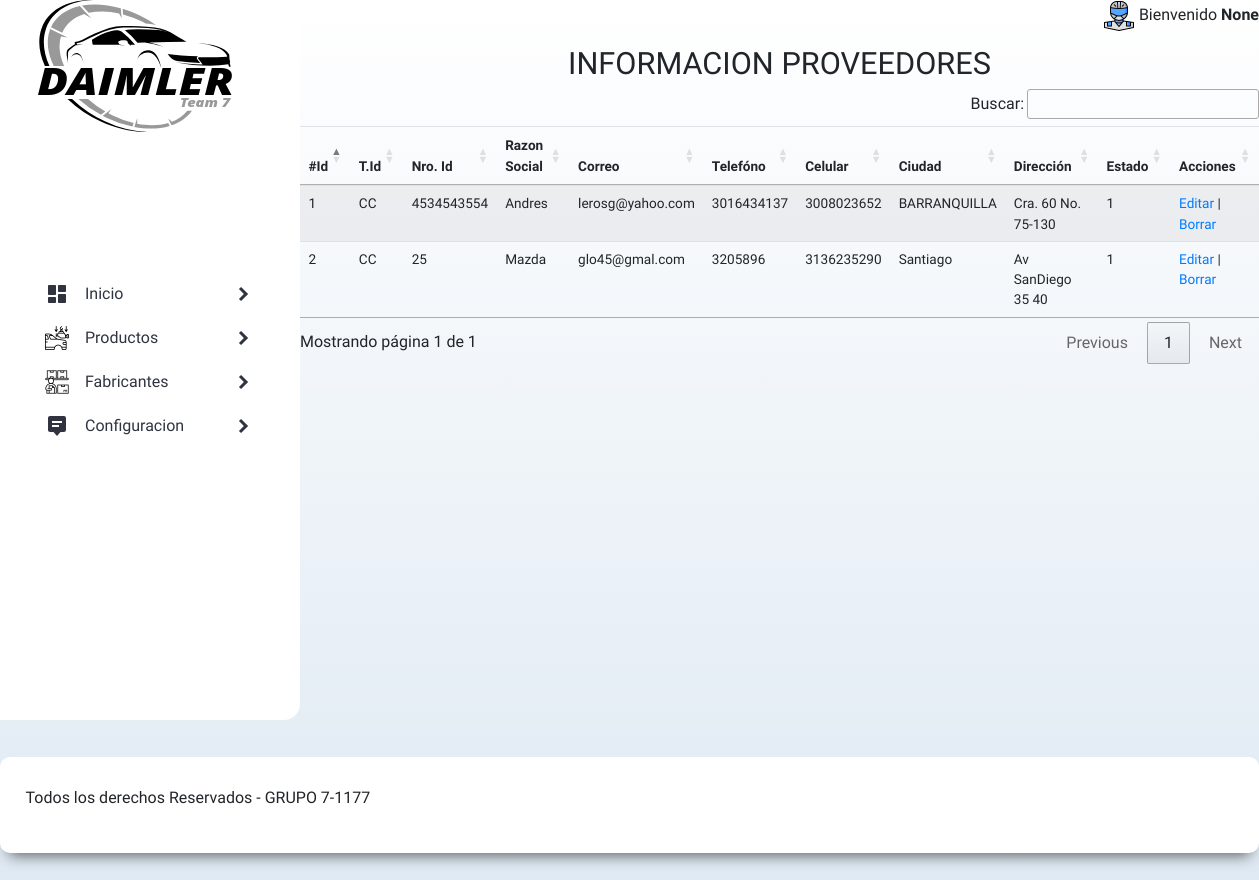
The page /crud_proveedor (signed in) on the database as committed earlier.
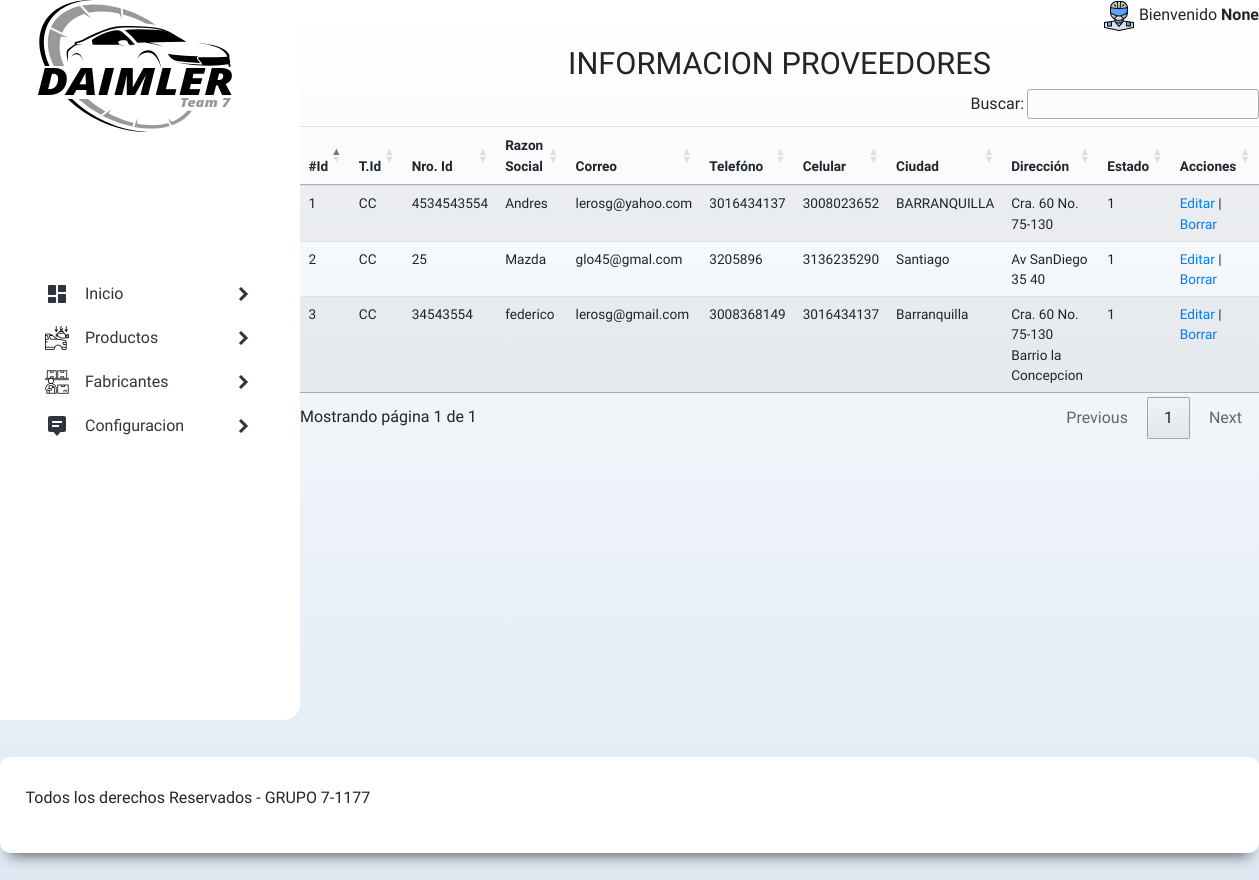
The same page on the database as committed later.
### tables this page shows
CREATE TABLE proveedor (
  id_proveedor INTEGER PRIMARY KEY AutoIncrement,
  codigo_proveedor varchar(15) NOT NULL UNIQUE,
  tipoid_proveedor varchar(5) NOT NULL,
  nroid_proveedor varchar(15) NOT NULL,
  dv_nroid char(1) NOT NULL,
  razon_social_proveedor varchar(255) NOT NULL,
  nombre_representante varchar(255) NOT NULL,
  nombre_contacto varchar(255) NOT NULL,
  email_proveedor varchar(255) NOT NULL,
  codigo_pais varchar(15) DEFAULT NULL,
  ciudad varchar(50) DEFAULT NULL,
  direccion varchar(255) DEFAULT NULL,
  telefono varchar(50) NOT NULL,
  celular varchar(50) NOT NULL,
  estado char(1) NOT NULL DEFAULT 1,
  fecha_sistema datetime DEFAULT CURRENT_TIMESTAMP,
  codigo_usuario varchar(15) NOT NULL
  );

### app.py (the view)
@app.route("/crud_proveedor", methods=["GET", "POST"])
def crud_proveedor():
    if g.user:
        sql = "Select * from proveedor"
        db = get_db()
        cursor = db.cursor()
        cursor.execute(sql)
        proveedor = cursor.fetchall()
        close_db()
        return render_template("show_provee.html", sesion_iniciada=sesion_iniciada, proveedor=proveedor, usuario=g.user)
    else:
        return render_template('index.html', sesion_iniciada=sesion_iniciada, usuario=g.user)

### app.py (called while the page is built)
@app.before_request  # Decorador
def load_logged_in_user():
    user_id = session.get('user_id')
    if user_id is None:
        g.user = None
    else:
        g.user = get_db().execute(
            'SELECT * FROM usuarios WHERE codigo_usuario = ?', (user_id,)
        ).fetchone()

### db.py (called while the page is built)
def get_db():
    try:
        if 'db' not in g:
            g.db = sqlite3.connect("db/daimler.db")
            g.db.row_factory = sqlite3.Row
        return g.db
    except Error:
        print( Error )

### templates/show_provee.html (shortened to what this page needs)
{% extends "base.html" %}
{% block cont_menu %}
<body>
  <div class="form_menu">
      <h2>INFORMACION PROVEEDORES</h2>
    <table id="prov" class="table table-striped table-inverse table-responsive" style="width:100%;zoom:85%">
        <thead class="thead-inverse">
            <tr>
              <th>#Id</th>
              <th>T.Id</th>
              <th>Nro. Id</th>
              <th>Razon Social</th>
              <th>Correo</th>
              <th>Telefóno</th>
              <th>Celular</th>
              <th>Ciudad</th>
              <th>Dirección</th>
              <th>Estado</th>
              <th>Acciones</th>
            </tr>
            </thead>
            <tbody>
                {%for proveedor in proveedor %}
                <tr>
                    <td>{{proveedor[0]}} </td>
                    <td>{{proveedor[2]}} </td>
                    <td>{{proveedor[3]}} </td>
                    <td>{{proveedor[5]}} </td>
                    <td>{{proveedor[8]}} </td>
                    <td>{{proveedor[12]}} </td>
                    <td>{{proveedor[13]}} </td>
                    <td>{{proveedor[10]}} </td>
                    <td>{{proveedor[11]}} </td>
                    <td>{{proveedor[14]}} </td>
                    {% if sesion_iniciada[2] != "USER" %}
                      <td> <a href="/edit_prod/{{proveedor[0]}}">Editar</a> | <a href="/del_prod/{{proveedor[0]}}">Borrar</a></td>
                    {% else %}
                      <td>Solo Mostrar</td>
                    {% endif %}
                </tr>
                {%endfor %}
            </tbody>
    </table>
  </div>
</body>
{% endblock %}

Rows that differ between the two databases and show on the page:
added proveedor: id_proveedor "3", tipoid_proveedor "CC", nroid_proveedor "34543554", razon_social_proveedor "federico", email_proveedor "lerosg@gmail.com", telefono "3008368149", celular "3016434137", ciudad "Barranquilla", direccion "Cra. 60 No. 75-130 Barrio la Concepcion", estado "1"
